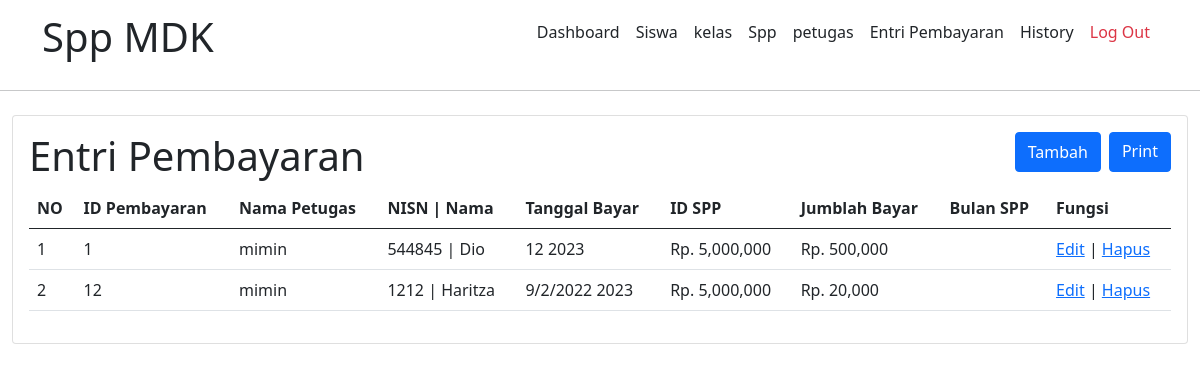
/admin/pembayaran/pembayaran.php (signed in), run on the app's committed database.
### tables this page shows
CREATE TABLE `pembayaran` (
  `id_pembayaran` int(11) NOT NULL,
  `id_petugas` int(11) NOT NULL,
  `nisn` varchar(10) NOT NULL,
  `tgl_bayar` varchar(50) NOT NULL,
  `bulan_bayar` varchar(8) NOT NULL,
  `tahun_dibayar` varchar(4) NOT NULL,
  `id_spp` int(11) NOT NULL,
  `jumblah_bayar` int(11) NOT NULL
);

CREATE TABLE `petugas` (
  `id_petugas` int(11) NOT NULL,
  `username` varchar(25) NOT NULL,
  `password` varchar(32) NOT NULL,
  `nama_petugas` varchar(35) NOT NULL,
  `level` varchar(10) NOT NULL
);

CREATE TABLE `siswa` (
  `nisn` int(10) NOT NULL,
  `nis` int(8) NOT NULL,
  `nama` varchar(35) NOT NULL,
  `id_kelas` int(11) NOT NULL,
  `alamat` text NOT NULL,
  `no_telp` int(13) NOT NULL,
  `id_spp` int(11) NOT NULL
);

CREATE TABLE `spp` (
  `id_spp` int(11) NOT NULL,
  `tahun` int(11) NOT NULL,
  `nominal` int(11) NOT NULL
);

### admin/pembayaran/api/GetData.php (the view, shortened to what this page needs)
<?php
include 'koneksi.php';
$sql ="SELECT * FROM pembayaran as a LEFT JOIN siswa as b ON a.nisn = b.nisn LEFT JOIN spp as c ON a.id_spp = c.id_spp LEFT JOIN petugas as
d ON a.id_petugas = d.id_petugas  ";
$query = mysqli_query($kon, $sql);
$no = 1;
echo '<table class="table">
    <thead>
    <tr>
    <th scope="col">NO</th>
    <th scope="col">ID Pembayaran</th>
    <th scope="col">Nama Petugas</th>
    <th scope="col">NISN | Nama </th>
    <th scope="col">Tanggal Bayar</th>
    <th scope="col">ID SPP</th>
    <th scope="col">Jumblah Bayar</th>
    <th scope="col">Bulan SPP</th>
    <th scope="col">Fungsi</th>
    </tr>
</thead>
<tbody>';
while ($row = mysqli_fetch_array($query))
{
    $nominal =$row['nominal'] ;
    $jmb_bayar =$row['jumblah_bayar'];
	echo '
        <tr>
			<td>'.$no++.'</td>
			<td>'.$row['id_pembayaran'].'</td>
			<td>'.$row['nama_petugas'].'</td>
			<td>'.$row['nisn'].' | '.$row['nama'].'</td>
			<td>'.$row['tgl_bayar'].' '.$row['bulan_dibayar'].' '.$row['tahun_dibayar'].'</td>
			<td>Rp. '.number_format($nominal).'</td>
			<td>Rp. '.number_format($jmb_bayar).'</td>
			<td>'.$row['bulan_spp'].'</td>
            <td>
            <a href="EditPembayaran.php?id='.$row['id_pembayaran'].'">Edit</a> |
            <a onclick="return confirm(\'Apakah Anda Yakin Menghapus Data ini?\')" href="api/HapusData.php?id='.$row['id_pembayaran'].'" >Hapus</a>
            </td>
		</tr>';
}
echo '
	</tbody>
</table>';
?>

### admin/pembayaran/pembayaran.php (shortened to what this page needs)
<!DOCTYPE html>
<html lang="en">
<head>
    <link rel="stylesheet" href="../asset/css/bootstrap.min.css">
</head>
<body>
    <?php
    include 'componen/navbar.php'
    ?>
<section class="dashboard container-fluid mt-4">
        <div class="card mt-1 ">
            <div class="card-body ">
            <div class="row">
                    <div class="col">
                      <h1>Entri Pembayaran</h1>
                    </div>
                 <div class="col d-flex justify-content-end">
                 <button type="button" class="btn btn-primary mb-3 ms-2" data-bs-toggle="modal" data-bs-target="#staticBackdrop">Tambah</button>
                  <a class="btn btn-primary mb-3 ms-2 " href="print.php" role="button" target="_blank" >Print</a>
                </div>
                </div>
                <?php include 'api/getData.php'; ?>
            </div>
        </div>
    </section>
</body>
</html>

### admin/pembayaran/componen/navbar.php (shortened to what this page needs)
<nav class="navbar navbar-expand-lg bg-transparent">
    <div class="container">
        <a class="navbar-brand" href="../index.php">
            <div class="d-flex align-items-center">
                <div class="display-6 fw-normal text-dark">Spp MDK</div>
            </div>
        </a>
        <div class="collapse navbar-collapse" id="navbarSupportedContent">
            <ul class="navbar-nav d-flex mb-lg-0">
                <li class="nav-item">
                    <a class="nav-link h6 text-dark" aria-current="page" href="../index.php">Dashboard</a>
                </li>
                <li class="nav-item">
                    <a class="nav-link h6 text-dark" href="../siswa/siswa.php">Siswa</a>
                </li>
                <li class="nav-item">
                    <a class="nav-link h6 text-dark" href="../kelas/kelas.php">kelas</a>
                </li>
                <li class="nav-item">
                    <a class="nav-link h6 text-dark" href="../spp/spp.php">Spp</a>
                </li>
                <li class="nav-item">
                    <a class="nav-link h6 text-dark" href="../petugas/petugas.php">petugas</a>
                </li>
                <li class="nav-item">
                    <a class="nav-link h6 text-dark" href="pembayaran.php">Entri Pembayaran</a>
                </li>
                <li class="nav-item">
                    <a class="nav-link h6 text-dark" href="../history/history.php">History</a>
                </li>
                <li class="nav-item">
                    <a class="nav-link h6 text-danger" onclick="return confirm('Apakah Anda Yakin Untuk Log Out ?')" href="../../logout.php" >Log Out</a>
                </li>
            </ul>
        </div>
    </div>
</nav>
<hr>

### data on the page
pembayaran: id_pembayaran "1", id_petugas.nama_petugas "mimin", siswa.nisn "544845", siswa.nama "Dio", tgl_bayar "12", tahun_dibayar "2023", id_spp.nominal "5,000,000", jumblah_bayar "500,000"
pembayaran: id_pembayaran "12", id_petugas.nama_petugas "mimin", siswa.nisn "1212", siswa.nama "Haritza", tgl_bayar "9/2/2022", tahun_dibayar "2023", id_spp.nominal "5,000,000", jumblah_bayar "20,000"
